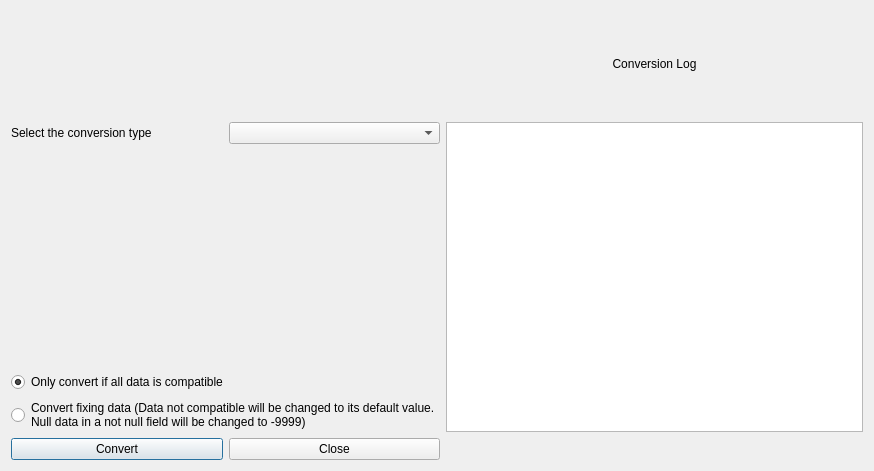
<?xml version="1.0" encoding="UTF-8"?>
<ui version="4.0">
 <class>Dialog</class>
 <widget class="QDialog" name="Dialog">
  <property name="geometry">
   <rect>
    <x>0</x>
    <y>0</y>
    <width>874</width>
    <height>471</height>
   </rect>
  </property>
  <property name="windowTitle">
   <string>Convert Database</string>
  </property>
  <layout class="QGridLayout" name="gridLayout">
   <item row="6" column="0">
    <layout class="QHBoxLayout" name="horizontalLayout_3">
     <item>
      <widget class="QPushButton" name="convertButton">
       <property name="text">
        <string>Convert</string>
       </property>
      </widget>
     </item>
     <item>
      <widget class="QPushButton" name="closeButton">
       <property name="text">
        <string>Close</string>
       </property>
      </widget>
     </item>
    </layout>
   </item>
   <item row="4" column="0">
    <widget class="QRadioButton" name="allDataRadioButton">
     <property name="text">
      <string>Only convert if all data is compatible</string>
     </property>
     <property name="checked">
      <bool>true</bool>
     </property>
    </widget>
   </item>
   <item row="5" column="0">
    <widget class="QRadioButton" name="fixDataRadioButton">
     <property name="text">
      <string>Convert fixing data (Data not compatible will be changed to its default value.
Null data in a not null field will be changed to -9999)</string>
     </property>
    </widget>
   </item>
   <item row="3" column="0">
    <widget class="ConnectionWidget" name="widget_2" native="true"/>
   </item>
   <item row="2" column="0">
    <widget class="ConnectionWidget" name="widget" native="true"/>
   </item>
   <item row="1" column="0">
    <layout class="QHBoxLayout" name="horizontalLayout">
     <item>
      <widget class="QLabel" name="label">
       <property name="text">
        <string>Select the conversion type</string>
       </property>
      </widget>
     </item>
     <item>
      <widget class="QComboBox" name="comboBox"/>
     </item>
    </layout>
   </item>
   <item row="0" column="1">
    <widget class="QLabel" name="label_2">
     <property name="text">
      <string>Conversion Log</string>
     </property>
     <property name="alignment">
      <set>Qt::AlignCenter</set>
     </property>
    </widget>
   </item>
   <item row="1" column="1" rowspan="5">
    <widget class="QPlainTextEdit" name="logDisplay">
     <property name="enabled">
      <bool>true</bool>
     </property>
     <property name="font">
      <font>
       <family>Monospace</family>
      </font>
     </property>
     <property name="lineWrapMode">
      <enum>QPlainTextEdit::NoWrap</enum>
     </property>
     <property name="readOnly">
      <bool>true</bool>
     </property>
     <property name="tabStopWidth">
      <number>200</number>
     </property>
     <property name="textInteractionFlags">
      <set>Qt::TextSelectableByMouse</set>
     </property>
    </widget>
   </item>
  </layout>
 </widget>
 <customwidgets>
  <customwidget>
   <class>ConnectionWidget</class>
   <extends>QWidget</extends>
   <header>DsgTools.gui.CustomWidgets.connectionWidget.h</header>
   <container>1</container>
  </customwidget>
 </customwidgets>
 <resources/>
 <connections/>
</ui>
